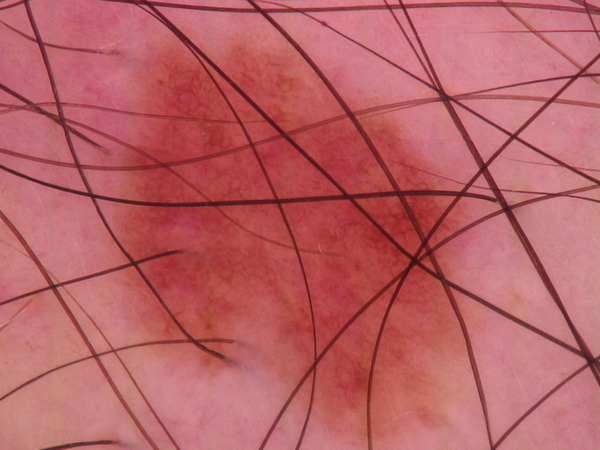
#> input picture nev00014.jpg, 600 x 450 px
$ python -i preprocessing.py   (imports and definitions only)
#> lines starting #> are read from the running program, lines starting #| are printed output that depends on the picture; after the words box and inside, x2 and y2 are one past the last pixel; in counts of white or black regions, pixels touching at a corner belong together
#> further down, picture is the input picture: shape (450, 600, 3); mean B, G, R 101.2, 97.3, 185.6
import cv2
import numpy as np
from matplotlib import pyplot as plt

def resize_images(image, new_size=(227, 227), preserve_ratio=False):
    '''Resizing function to handle image sizes from different datasets.
    It can resize to a fixed size or preserve the aspect ratio.
    '''
    if preserve_ratio:
        # If you want to preserve the aspect ratio, you can use code like this:
        # Compute the aspect ratio of the input image
        height, width, _ = image.shape
        aspect_ratio = width / height

        # Set the dimensions based on the target width while preserving the aspect ratio
        target_width = new_size[0]
        target_height = int(target_width / aspect_ratio)
        target_size = (target_width, target_height)

        # Resize the image
        resized_image = cv2.resize(image, target_size, interpolation=cv2.INTER_CUBIC)
    else:
        # Resize to the fixed size
        resized_image = cv2.resize(image, new_size, interpolation=cv2.INTER_CUBIC)

    return resized_image


def remove_hair(image):

    # Convert the resized image to grayscale
    gray_scale = cv2.cvtColor(image, cv2.COLOR_BGR2GRAY)
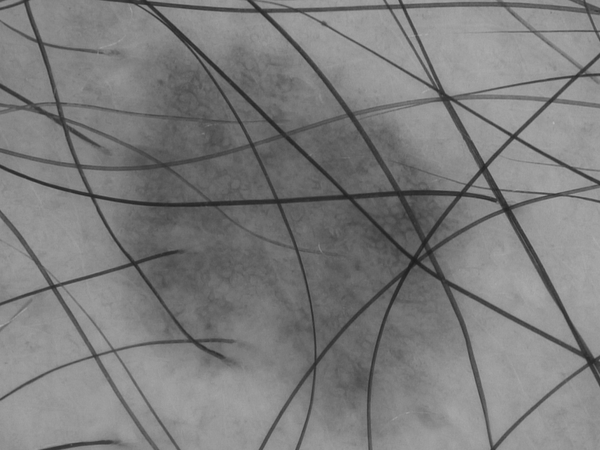
#> gray_scale: shape (450, 600); min 28, max 181, mean 124.2

    # Kernel for the morphological filtering
    kernel = cv2.getStructuringElement(cv2.MORPH_RECT, (9, 9))  # Adjust kernel size

    # Perform the bottom hat filtering on the grayscale image
    bottom_hat = cv2.morphologyEx(gray_scale, cv2.MORPH_BLACKHAT, kernel)
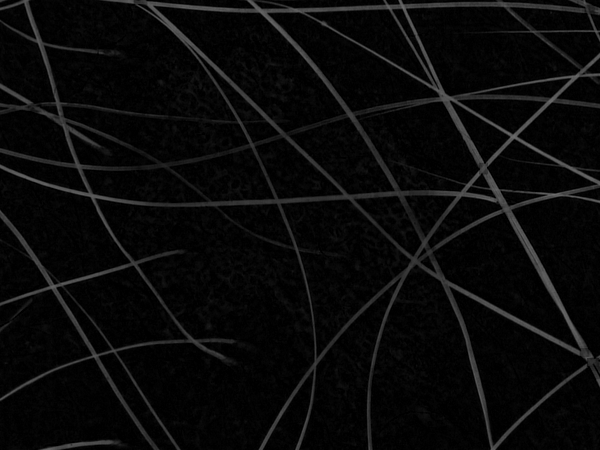
#> bottom_hat: shape (450, 600); min 0, max 111, mean 9.4

    # Intensify the hair contours in preparation for the inpainting algorithm
    _, thresh2 = cv2.threshold(bottom_hat, 10, 255, cv2.THRESH_BINARY)
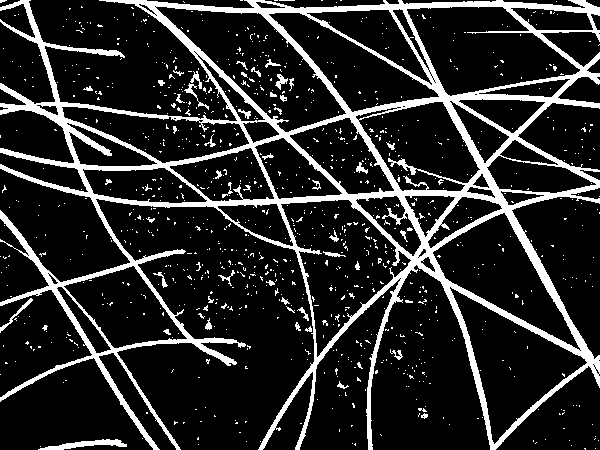
#> thresh2: shape (450, 600); 16.1% white; 999 white regions (948 under 20 px), largest, box (x1, y1, x2, y2) and area: (0, 0, 600, 450) 38091, (38, 439, 127, 450) 426, (0, 298, 33, 333) 137

    # Inpaint the resized image depending on the mask
    inpainted_resized = cv2.inpaint(image, thresh2, 1, cv2.INPAINT_TELEA)
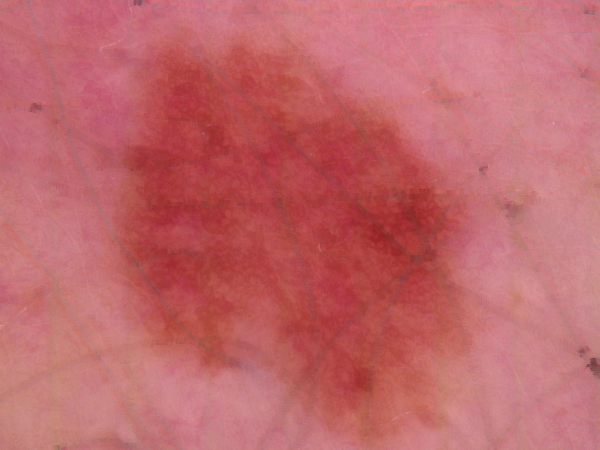
#> inpainted_resized: shape (450, 600, 3); mean B, G, R 107.1, 103.4, 192.8

    # Resize the inpainted image back to the original size
    result_hair_removed = cv2.resize(inpainted_resized, (image.shape[1], image.shape[0]))

    return result_hair_removed

>>> import cv2
>>> picture = cv2.imread('../nev00014.jpg')
>>> result = remove_hair(picture)
